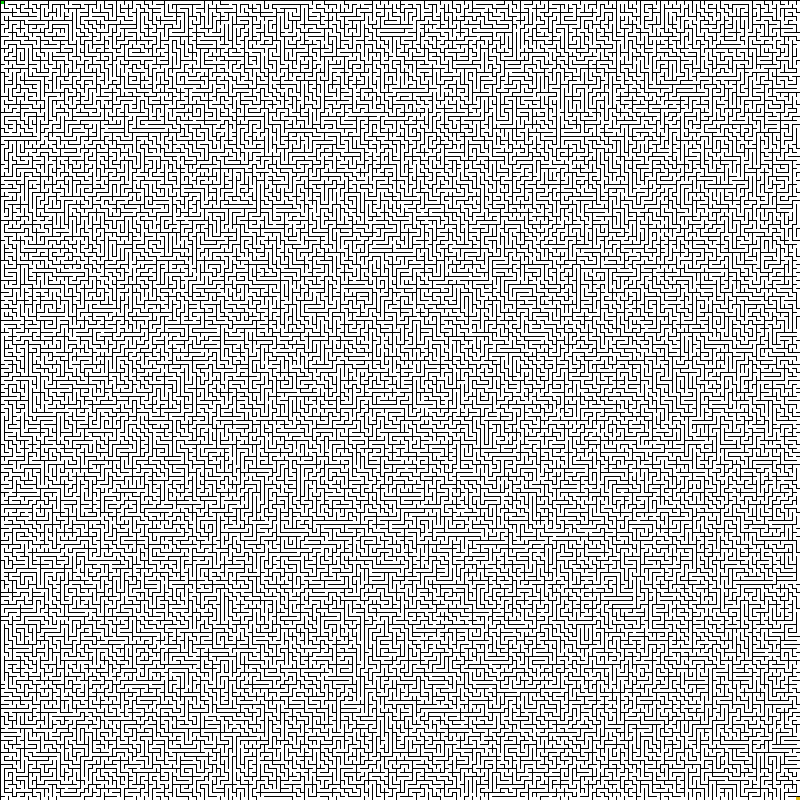
Frame 1 (no input)
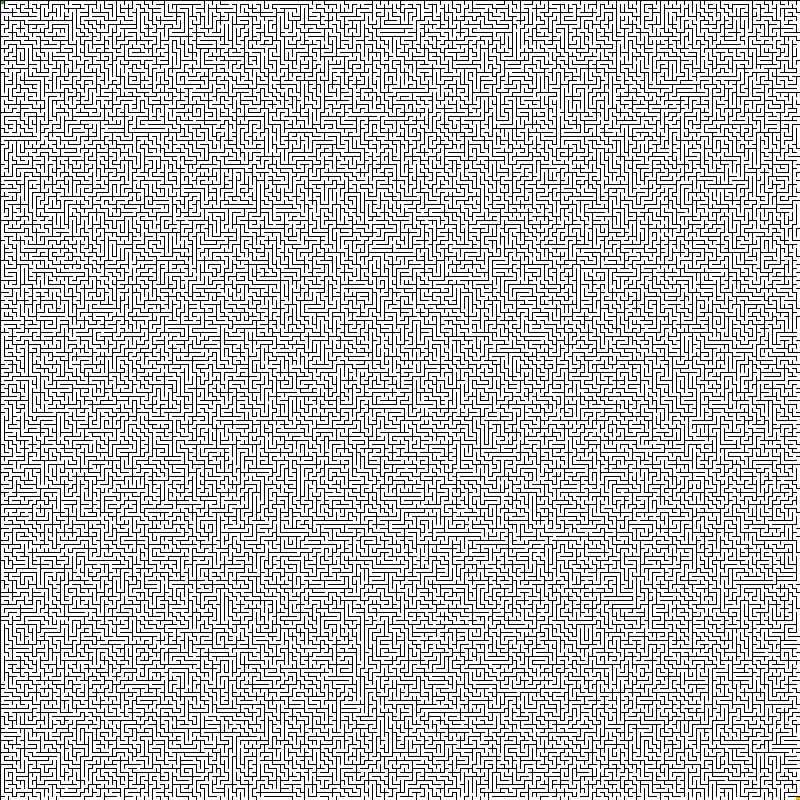
Frame 60 (the mouse pressed at the canvas centre just before this capture)
Frame 120 (the mouse held since frame 60 and released just before this capture): identical to frame 60, image omitted

The Processing sketch that drew these frames (run headless with seeded random() and noise(); from frame 60 on, the mouse is pressed at the canvas centre):

// Processing sketch: maze_generator
// ── maze_generator.pde
/*
  Maze Generator
  --------------
  This program is able to generate and solve mazes.
  
  Controls:
    WASD - moves the player (player starts on the top left)
    SPACE - solve the maze from the player's position to the goal on the bottom right
    
    1 - generate a new maze
    2 - color the maze in rainbow colors!
    
  written by Adrian Margel, Winter Late 2017
 */


//a maze tile
public class Tile {
  int x;
  int y;

  //used for generating the maze
  boolean filled;

  //if there is a wall on each side of the tile
  boolean right;
  boolean left;
  boolean up;
  boolean down;
  
  public Tile(int x, int y) {
    this.x=x;
    this.y=y;
    filled=false;
    right=true;
    left=true;
    up=true;
    down=true;
  }
  
  public void display(float size) {
    stroke(0);
    if (right) {
      line(x*size+size, y*size, x*size+size, y*size+size);
    }
    if (left) {
      line(x*size, y*size, x*size, y*size+size);
    }
    if (up) {
      line(x*size, y*size, x*size+size, y*size);
    }
    if (down) {
      line(x*size, y*size+size, x*size+size, y*size+size);
    }
  }
}

//a maze solver tile that holds information used when solving the maze
public class TileSolver {
  //the number of tiles the tile is open/connected to that have not been marked as dead ends
  int value;
  public TileSolver(int value) {
    this.value=value;
  }
}

//a list of tiles that still need to be generated
ArrayList<Tile> tileBuffer = new ArrayList<Tile>();

//the maze
Tile[][] grid;

//a grid used to keep track of values while generating a solution to the maze
TileSolver[][] solveGrid;

//the maze generator's position
int fillerX=0;
int fillerY=0;

//the player's initial position
int solverX=0;
int solverY=0;

//if the maze is currently being solved or generated
boolean generating=true;
boolean solving=false;

//the display zoom
float zoom;
//if the player has just moved
boolean moved=false;

void setup() {
  //size of the window
  size(800, 800);
  
  //setup the maze to a specific size
  grid = new Tile[200][200];
  for (int x=0; x<grid.length; x++) {
    for (int y=0; y<grid[x].length; y++) {
      grid[x][y]=new Tile(x, y);
    }
  }
  
  //calculate the zoom to have the maze fit on screen
  zoom=min(width/(float)grid.length, height/(float)grid[0].length);
  
  //draw a white background
  background(255);
  
  //set really high framerate to max it out
  frameRate(300);
  //set color mode to use hue
  colorMode(HSB);
}
void draw() {
  moved=false;
  
  //generate the maze
  while (generating) {
    
    //these booleans keep track of which directions the grid generator is able to move in
    boolean PX=((fillerX+1<grid.length&&fillerX+1>=0)
      &&(fillerY<grid[fillerX+1].length&&fillerY>=0)
      &&!grid[fillerX+1][fillerY].filled);
    boolean NX=((fillerX-1<grid.length&&fillerX-1>=0)
      &&(fillerY<grid[fillerX-1].length&&fillerY>=0)
      &&!grid[fillerX-1][fillerY].filled);
    boolean PY=((fillerX<grid.length&&fillerX>=0)
      &&(fillerY+1<grid[fillerX].length&&fillerY+1>=0)
      &&!grid[fillerX][fillerY+1].filled);
    boolean NY=((fillerX<grid.length&&fillerX>=0)
      &&(fillerY-1<grid[fillerX].length&&fillerY-1>=0)
      &&!grid[fillerX][fillerY-1].filled);
    
    //if the maze generator is able to move then pick a random available direction and create a new path branching in that direction
    if (PX||NX||PY||NY) {
      
      //quick and dirty way of picking a random direction and then shifting the direction if it is not available until an available direction is found
      int rand=(int)random(0, 4);
      boolean loop=true;
      while (loop) {
        if (rand==0) {
          if (!PX) {
            rand=1;
          } else {
            loop=false;
          }
        }
        if (rand==1) {
          if (!NX) {
            rand=2;
          } else {
            loop=false;
          }
        }
        if (rand==2) {
          if (!PY) {
            rand=3;
          } else {
            loop=false;
          }
        }
        if (rand==3) {
          if (!NY) {
            rand=0;
          } else {
            loop=false;
          }
        }
      }
      
      //once the random direction is decided create the new path
      if (rand==0) {
        grid[fillerX][fillerY].filled=true;
        grid[fillerX][fillerY].right=false;
        fillerX++;
        grid[fillerX][fillerY].left=false;
      }
      if (rand==1) {
        grid[fillerX][fillerY].filled=true;
        grid[fillerX][fillerY].left=false;
        fillerX--;
        grid[fillerX][fillerY].right=false;
      }
      if (rand==2) {
        grid[fillerX][fillerY].filled=true;
        grid[fillerX][fillerY].down=false;
        fillerY++;
        grid[fillerX][fillerY].up=false;
      }
      if (rand==3) {
        grid[fillerX][fillerY].filled=true;
        grid[fillerX][fillerY].up=false;
        fillerY--;
        grid[fillerX][fillerY].down=false;
      }
      
      //add the newly created path tile to the list of tiles that still need to be tested by the generator
      tileBuffer.add(grid[fillerX][fillerY]);
      
    } else {
      //if the generator cannot move generate a new tile from the buffer. If there are no tiles that still need to be generated the maze is done generating.
      
      //display the generated maze
      if (tileBuffer.size()==0) {
        generating=false;
        background(255);
        for (int x=0; x<grid.length; x++) {
          for (int y=0; y<grid[x].length; y++) {
            grid[x][y].display(zoom);
          }
        }
        //initSolver();
      } else {
        
        //pick a new tile to generate
        grid[fillerX][fillerY].filled=true;
        int rand=(int)random(0, tileBuffer.size());
        fillerX=tileBuffer.get(rand).x;
        fillerY=tileBuffer.get(rand).y;
        tileBuffer.remove(rand);
      }
    }
  }

  //allow the player to see themselves and reach the goal
  if (!generating&&!solving) {
    
    //display goal
    noStroke();
    fill(35, 255, 220);
    rect(grid[grid.length-1][grid[grid.length-1].length-1].x*zoom, grid[grid.length-1][grid[grid.length-1].length-1].y*zoom, zoom, zoom);
    grid[grid.length-1][grid[grid.length-1].length-1].display(zoom);
    
    //display player
    noStroke();
    fill(85, 255, 200);
    rect(solverX*zoom, solverY*zoom, zoom, zoom);
    grid[solverX][solverY].display(zoom);
    
    //if the player reaches the goal then regenerate the maze
    if (solverX==grid.length-1&&solverY==grid[grid.length-1].length-1) {
      regen();
    }
  }
  
  //solve the maze by filling all dead ends until only the correct path remains
  //it will create a path from the player's current position to the end goal
  while (solving) {
    
    //temp variable to store if the solution has been found yet
    boolean temp=false;
    
    //for all tiles in the maze
    for (int x=0; x<grid.length; x++) {
      for (int y=0; y<grid[x].length; y++) {
        
        //if the tile is not at the goal or at the player's position
        if (!(x==solverX&&y==solverY)&&!(x==grid.length-1&&y==grid[x].length-1)) {
          
          //if the tile has not yet been marked as a dead end
          if (solveGrid[x][y].value!=1) {
            
            //find number of tiles it is open to
            //start off with the number of tiles it was initially open to
            int paths=solveGrid[x][y].value;
            
            //for every open path check if the tile it is open to has been marked by the maze solver as closed off
            //if the path is now closed then subtract one off of the paths count
            if (!grid[x][y].right) {
              if (x+1<grid.length) {
                if (solveGrid[x+1][y].value==1) {
                  paths--;
                }
              }
            }
            if (!grid[x][y].left) {
              if (x-1>=0) {
                if (solveGrid[x-1][y].value==1) {
                  paths--;
                }
              }
            }
            if (!grid[x][y].down) {
              if (y+1<grid[0].length) {
                if (solveGrid[x][y+1].value==1) {
                  paths--;
                }
              }
            }
            if (!grid[x][y].up) {
              if (y-1>=0) {
                if (solveGrid[x][y-1].value==1) {
                  paths--;
                }
              }
            }
            
            //if the number of tiles still open is one or less then mark the tile as a dead end
            if (paths==0||paths==1) {
              //mark that a solution is still being generated
              temp=true;
              
              //set to dead end
              solveGrid[x][y].value=1;
              
              //display the tile as a dead end
              noStroke();
              fill(0, 50);
              rect(x*zoom, y*zoom, zoom, zoom);
            }
          }
        }
      }
    }
    //only continue looking for a solution if a solution has not been found yet
    solving=temp;
  }
}

//regenerate the maze
void regen() {
  
  //reset all maze tiles
  for (int x=0; x<grid.length; x++) {
    for (int y=0; y<grid[x].length; y++) {
      grid[x][y]=new Tile(x, y);
    }
  }
  //reset the player's position
  solverX=0;
  solverY=0;
  
  //set boolean to generate the maze
  generating=true;
}


//render the maze in rainbow colours!
//this is basically a flood fill but where the hue changes as more tiles are filled
void rainbow() {
  //temp variable to store if the maze is till being rendered
  boolean temp=false;
  
  //setup a grid of integers to hold the hue of each tile
  int[][] colorGrid = new int[grid.length][grid[0].length];
  for (int x=0; x<colorGrid.length; x++) {
    for (int y=0; y<colorGrid[x].length; y++) {
      //default the hue to -1 to mark it as unset
      colorGrid[x][y]=-1;
    }
  }
  
  //start flood fill from the point 0 0
  colorGrid[0][0]=1;
  //counter to keep track of the number of tiles filled in order to figure out the hue change
  int counter=0;
  //how fast the hue changes (smaller = faster change)
  int hueChange=4;
  do {
    //default to the render being finished
    temp=false;
    
    //for all tiles flood fill
    for (int x=0; x<grid.length; x++) {
      for (int y=0; y<grid[x].length; y++) {
        //if the tile is filled
        if (colorGrid[x][y]!=-1) {
          
          //fill all tiles the tile is connected to that are not already filled
          
          if (!grid[x][y].right) {
            if (x+1<grid.length) {
              if (colorGrid[x+1][y]==-1) {
                //mark the rendering as incomplete
                temp=true;
                //increase the counter
                counter++;
                
                //set the new filled tile's hue
                //every number of filled tiles increase the hue by one
                if(counter%hueChange==0){
                  colorGrid[x+1][y]=(colorGrid[x][y]+1)%256;
                }else{
                  colorGrid[x+1][y]=(colorGrid[x][y])%256;
                }
              }
            }
          }
          if (!grid[x][y].left) {
            if (x-1>=0) {
              if (colorGrid[x-1][y]==-1) {
                temp=true;
                counter++;
                if(counter%hueChange==0){
                  colorGrid[x-1][y]=(colorGrid[x][y]+1)%256;
                }else{
                  colorGrid[x-1][y]=(colorGrid[x][y])%256;
                }
              }
            }
          }
          if (!grid[x][y].down) {
            if (y+1<grid[0].length) {
              if (colorGrid[x][y+1]==-1) {
                temp=true;
                counter++;
                if(counter%hueChange==0){
                  colorGrid[x][y+1]=(colorGrid[x][y]+1)%256;
                }else{
                  colorGrid[x][y+1]=(colorGrid[x][y])%256;
                }
              }
            }
          }
          if (!grid[x][y].up) {
            if (y-1>=0) {
              if (colorGrid[x][y-1]==-1) {
                temp=true;
                counter++;
                if(counter%hueChange==0){
                  colorGrid[x][y-1]=(colorGrid[x][y]+1)%256;
                }else{
                  colorGrid[x][y-1]=(colorGrid[x][y])%256;
                }
              }
            }
          }
          
        }
      }
    }
  } while (temp);
  
  //after all tiles have been filled display the tiles based on their hues
  for (int x=0; x<colorGrid.length; x++) {
    for (int y=0; y<colorGrid[x].length; y++) {
      noStroke();
      fill(colorGrid[x][y], 255, 255);
      rect(x*zoom, y*zoom, zoom, zoom);
    }
  }
  
  //disabled code to overlay the maze overtop of the rainbow tiles
  /*for (int x=0; x<grid.length; x++) {
   for (int y=0; y<grid[x].length; y++) {
   grid[x][y].display(zoom);
   }
   }*/
}

//start solving the maze
void initSolver() {
  //set solving to true
  solving=true;
  
  //reset solving grid
  solveGrid = new TileSolver[grid.length][grid[0].length];
  
  //setup all tiles for the solver
  for (int x=0; x<grid.length; x++) {
    for (int y=0; y<grid[x].length; y++) {
      
      //mark the number of openings each tile has
      if (!(x==solverX&&y==solverY)&&!(x==grid.length-1&&y==grid[x].length-1)) {
        
        //find number of tiles the tile is open to
        int openings=0;
        if (!grid[x][y].right) {
          openings++;
        }
        if (!grid[x][y].left) {
          openings++;
        }
        if (!grid[x][y].up) {
          openings++;
        }
        if (!grid[x][y].down) {
          openings++;
        }
        //set solver tile to store the number of openings
        solveGrid[x][y]=new TileSolver(openings);
        
        //if the tile is a dead end then display it as a dead end
        if (openings==0||openings==1) {
          noStroke();
          fill(0, 50);
          rect(x*zoom, y*zoom, zoom, zoom);
        }
      } else {
        
        //if the tile is at the goal or the player position set a defualt value of 2 openings
        //this is done to keep the tile marked as open to avoid being filled by the maze solver
        solveGrid[x][y]=new TileSolver(2);
      }
    }
  }
}

//user inputs
void keyPressed() {
  //if the maze is not being generated or solved allow the player to move unless they have already moved this frame
  if (!generating&&!moved&&!solving) {
    //check which directions the player is able to move in
    boolean PX=((solverX+1<grid.length&&solverX+1>=0)
      &&(solverY<grid[solverX+1].length&&solverY>=0)
      &&!grid[solverX+1][solverY].left);
    boolean NX=((solverX-1<grid.length&&solverX-1>=0)
      &&(solverY<grid[solverX-1].length&&solverY>=0)
      &&!grid[solverX-1][solverY].right);
    boolean PY=((solverX<grid.length&&solverX>=0)
      &&(solverY+1<grid[solverX].length&&solverY+1>=0)
      &&!grid[solverX][solverY+1].up);
    boolean NY=((solverX<grid.length&&solverX>=0)
      &&(solverY-1<grid[solverX].length&&solverY-1>=0)
      &&!grid[solverX][solverY-1].down);
    
    //fade out the player (this is done so that when the player moves they leave a slight trail)
    noStroke();
    fill(255, 200);
    rect(solverX*zoom, solverY*zoom, zoom, zoom);
    //display the maze tile overtop of the faded player tile
    grid[solverX][solverY].display(zoom);
    noFill();
    
    //allow the player to move
    if ((key=='A'||key=='a')&&NX) {
      solverX--;
    } else if ((key=='D'||key=='d')&&PX) {
      solverX++;
    } else if ((key=='W'||key=='w')&&NY) {
      solverY--;
    } else if ((key=='S'||key=='s')&&PY) {
      solverY++;
    }
    moved=true;
  }
  
  //generate a solution to the maze
  if (key==' ') {
    if(!generating&&!solving){
      //redraw the maze
      background(255);
      for (int x=0; x<grid.length; x++) {
        for (int y=0; y<grid[x].length; y++) {
          grid[x][y].display(zoom);
        }
      }
      //set the maze solver to generate a solution to the maze
      initSolver();
    }
  } else if (key=='1') {
    if(!generating&&!solving){
    //regenerate the maze
    regen();
    }
    
  } else if (key=='2') {
    if(!generating&&!solving){
    //render the maze as a rainbow
    rainbow();
    }
  }
  /*else if (key=='3') {
    //save a screenshot of the maze
    save("Maze.png");
    println("Maze saved");
  }*/
}
